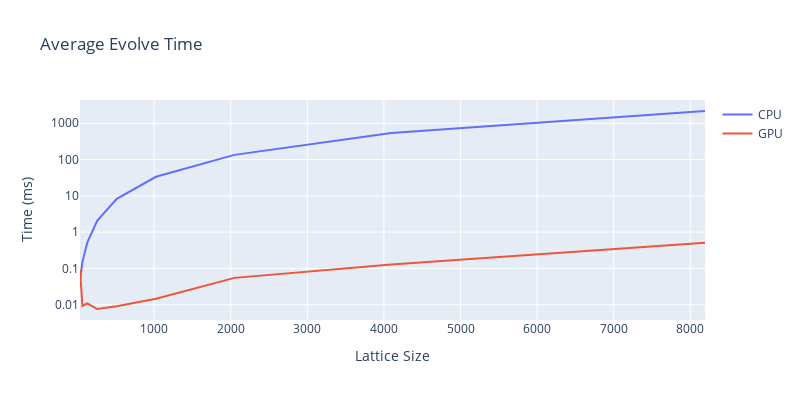

Notebook code for this chart:
### Code cell
fig = go.Figure()
fig.add_trace(go.Scatter(
    x=cpu_df["size"],
    y=cpu_df["avgEvolveTime"] / 1e6,  # time is originally in ns
    mode="lines",
    name="CPU",
))
fig.add_trace(go.Scatter(
    x=gpu_df["size"],
    y=gpu_df["avgEvolveTime"] / 1e6,  # time is originally in ns
    mode="lines",
    name="GPU",
))
fig.update_layout(title="Average Evolve Time", xaxis_title='Lattice Size', yaxis_title="Time (ms)", width=800, height=400)
fig.update_yaxes(type="log")
fig.show()

### Figure 1 — Plotly figure (JSON) as saved in the notebook; plotly's stock layout.template omitted (floating-point values rounded to 4 significant figures)
{"data": [{"mode": "lines", "name": "CPU", "type": "scatter", "x": [32, 64, 128, 256, 512, 1024, 2048, 4096, 8192], "y": [0.04526, 0.1517, 0.5217, 2.059, 8.239, 33.51, 134.5, 538.0, 2174.0]}, {"mode": "lines", "name": "GPU", "type": "scatter", "x": [32, 64, 128, 256, 512, 1024, 2048, 4096, 8192], "y": [0.09115, 0.00927, 0.01092, 0.007629, 0.009111, 0.01459, 0.05498, 0.1282, 0.5077]}], "layout": {"height": 400, "title": {"text": "Average Evolve Time"}, "width": 800, "xaxis": {"title": {"text": "Lattice Size"}}, "yaxis": {"title": {"text": "Time (ms)"}, "type": "log"}}}
